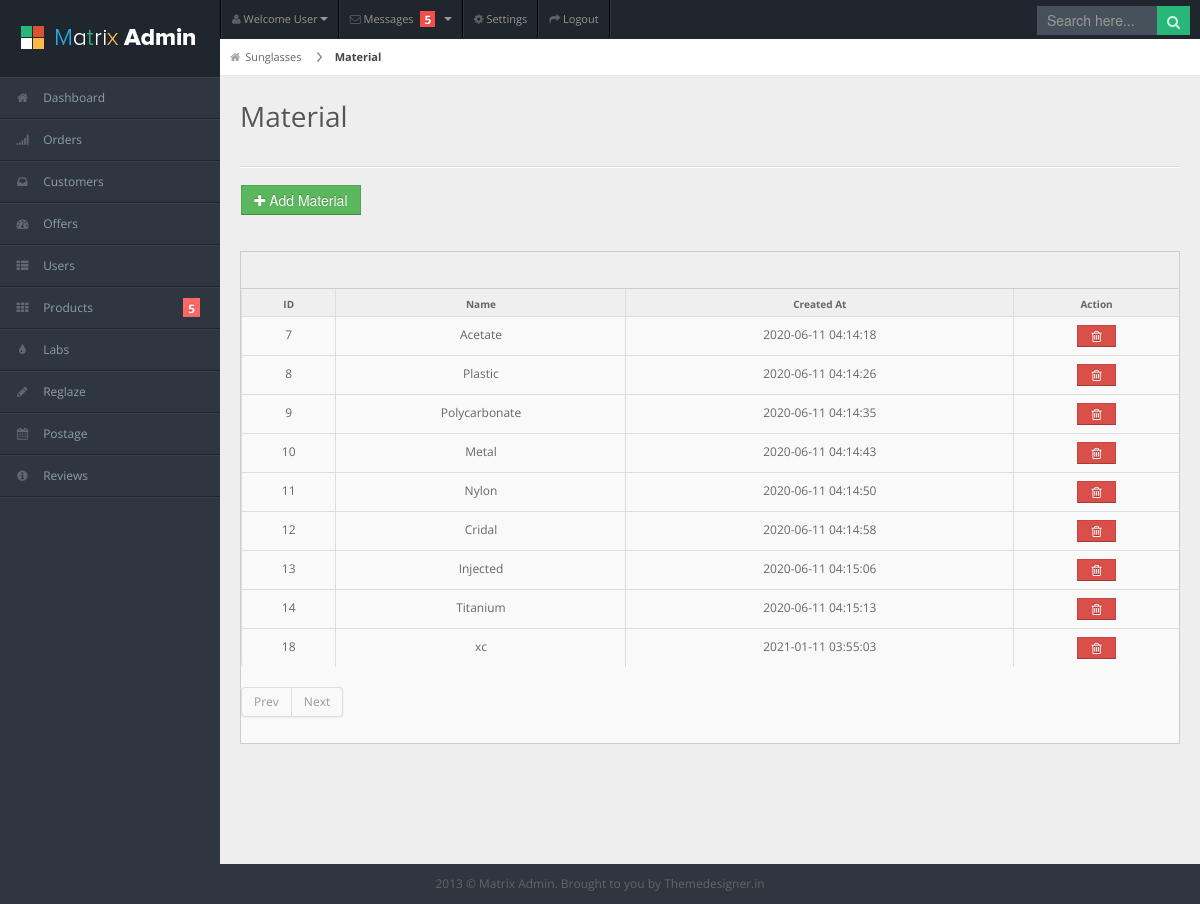
The page /admin/material2.php on the database its author committed.
### tables this page shows
CREATE TABLE `material` (
  `id` int(11) NOT NULL,
  `Product_id` int(24) DEFAULT NULL,
  `Material` varchar(225) DEFAULT NULL,
  `Type` varchar(225) DEFAULT NULL,
  `active` int(11) DEFAULT NULL,
  `created_at` timestamp NOT NULL DEFAULT current_timestamp() ON UPDATE current_timestamp(),
  `updated_at` timestamp NOT NULL DEFAULT '0000-00-00 00:00:00'
);

### admin/material2.php (the view, shortened to what this page needs)
<?php include('Connection2.php'); ?>
<!DOCTYPE html>
<html lang="en">
<head>
<link rel="stylesheet" href="css/bootstrap.min.css" />
<link rel="stylesheet" href="css/bootstrap-responsive.min.css" />
<link rel="stylesheet" href="css/uniform.css" />
<link rel="stylesheet" href="css/select2.css" />
<link rel="stylesheet" href="css/matrix-style.css" />
<link rel="stylesheet" href="css/matrix-media.css" />
<link href="font-awesome/css/font-awesome.css" rel="stylesheet" />
</head>
<body>
<div id="header">
  <h1><a href="dashboard.html">Matrix Admin</a></h1>
</div>
<div id="user-nav" class="navbar navbar-inverse">
  <ul class="nav">
    <li  class="dropdown" id="profile-messages" ><a title="" href="#" data-toggle="dropdown" data-target="#profile-messages" class="dropdown-toggle"><i class="icon icon-user"></i>  <span class="text">Welcome User</span><b class="caret"></b></a>
    </li>
    <li class="dropdown" id="menu-messages"><a href="#" data-toggle="dropdown" data-target="#menu-messages" class="dropdown-toggle"><i class="icon icon-envelope"></i> <span class="text">Messages</span> <span class="label label-important">5</span> <b class="caret"></b></a>
    </li>
    <li class=""><a title="" href="#"><i class="icon icon-cog"></i> <span class="text">Settings</span></a></li>
    <li class=""><a title="" href="login.html"><i class="icon icon-share-alt"></i> <span class="text">Logout</span></a></li>
  </ul>
</div>
<div id="search">
  <input type="text" placeholder="Search here..."/>
  <button type="submit" class="tip-bottom" title="Search"><i class="icon-search icon-white"></i></button>
</div>
<?php include 'dashboard_aside.php' ?>
<div id="content">
  <div id="content-header">
    <div id="breadcrumb"> <a href="sunglasses.php" title="Sunglasses" class="tip-bottom"><i class="icon-home"></i>Sunglasses</a> <a href="#" class="current">Material</a> </div>
    <h1>Material</h1>
  </div>
  <div class="container-fluid">
    <hr>
	  <div class="row-fluid">
		 <div class="span6">
			  <button onClick="window.location.href='sunglasses_category_add.php?type=material'" class="btn btn-success add-sglasses-btn"><i class="icon-plus"></i> Add Material</button><br><br>
		</div>
		  <div class="span6">
		</div>
	  </div>
    <div class="row-fluid">
      <div class="span12">
        <div class="widget-box">
          <div class="widget-title">
          </div>
          <div class="widget-content nopadding">
            <table class="table table-bordered table-striped">
              <thead>
                <tr>
				  <th>ID</th>
                  <th>Name</th>
                  <th>Created At</th>
                  <th>Action</th>
                </tr>
              </thead>
              <tbody>
				 <?php
				if (isset($_GET['pageno'])) {
					$pageno = $_GET['pageno'];
				} else {
					$pageno = 1;
				}
				$no_of_records_per_page = 20;
				$offset = ($pageno-1) * $no_of_records_per_page;
				$total_pages_sql = "SELECT COUNT(*) FROM material where active=0";
			$result = mysqli_query($conn,$total_pages_sql);
			$total_rows = mysqli_fetch_array($result)[0];
			$total_pages = ceil($total_rows / $no_of_records_per_page);
				if(isset($_GET['search'])) {
				$my_search = $_GET['search'];
				$fetch_query = mysqli_query($conn,"SELECT * FROM material where Brands_Name='$my_search' OR Brands_Name LIKE '%$my_search%'  AND active=1");
				}
				else {
				$fetch_query = mysqli_query($conn,"SELECT * FROM material where type='Sunglasses' AND active=1 LIMIT $offset, $no_of_records_per_page");
				}
				while($row=mysqli_fetch_array($fetch_query,MYSQLI_ASSOC)) {
					?>
                <tr class="odd gradeX">
				  <td style="text-align: center;"><?php echo $row['id']; ?></td>
				  <td style="text-align: center;"><?php echo $row['Material']; ?></td>
                  <td style="text-align: center;"><?php echo $row['created_at']; ?></td>
                  <td class="center">
					  <center>
					<button class="btn btn-mini btn-danger add-sglasses-action-btn" onclick="window.location.href='material2.php?delete_sunglasses_material_id=<?php echo $row['id']; ?>'">&nbsp;&nbsp;<i class="icon-trash"></i> &nbsp;</button>
						  </center>
				  </td>
                </tr>
                <?php } ?>
              </tbody>
            </table>
			  <?php if(isset($_GET['search'])) {} else { ?>
			  <div class="pagination">
              <ul>
                <li class="<?php if($pageno <= 1){ echo 'disabled'; } ?>"><a href="<?php if($pageno <= 1){ echo '#'; } else { echo "?pageno=".($pageno - 1); } ?>" >Prev</a></li>
                <li class="<?php if($pageno >= $total_pages){ echo 'disabled'; } ?>"><a href="<?php if($pageno >= $total_pages){ echo '#'; } else { echo "?pageno=".($pageno + 1); } ?>">Next</a></li>
              </ul>
            </div>
			  <?php } ?>
          </div>
        </div>
      </div>
    </div>
  </div>
</div>
<div class="row-fluid">
  <div id="footer" class="span12"> 2013 &copy; Matrix Admin. Brought to you by <a href="http://themedesigner.in">Themedesigner.in</a> </div>
</div>
</body>
</html>

### admin/css/matrix-media.css (style rules this page uses)
body { background:#2E363F; }
#header { background-color: #1f262d; margin-top:10px; }
#search input[type=text], #search button { background-color: #28b779; }
#search input[type=text] { background-color: #47515b; color: #fff; }

### rows shown on the page
material: id "7", Material "Acetate", created_at "2020-06-11 04:14:18"
material: id "8", Material "Plastic", created_at "2020-06-11 04:14:26"
material: id "9", Material "Polycarbonate", created_at "2020-06-11 04:14:35"
material: id "10", Material "Metal", created_at "2020-06-11 04:14:43"
material: id "11", Material "Nylon", created_at "2020-06-11 04:14:50"
material: id "12", Material "Cridal", created_at "2020-06-11 04:14:58"
material: id "13", Material "Injected", created_at "2020-06-11 04:15:06"
material: id "14", Material "Titanium", created_at "2020-06-11 04:15:13"
material: id "18", Material "xc", created_at "2021-01-11 03:55:03"
